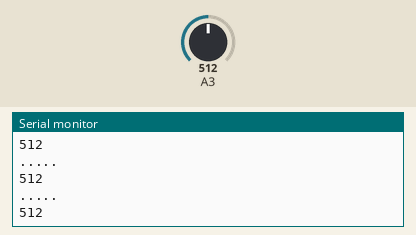
This sketch was run on a simulated Arduino Uno, built with avr-gcc and run on an emulated ATmega328P. On the bench: the last lines printed to the serial monitor. The inputs (shaded band) are chosen by the test bench; at power-on: A3 = 512.

Above: at 1.2 s.
1.3 s: A3 set to 716
At 2.3 s:
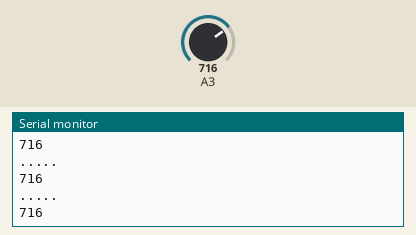
2.8 s: A3 set to 900
At 3.8 s:
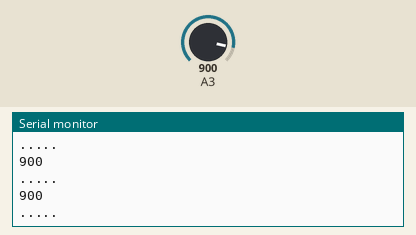
Timing chart, 0 to 5.8 s (numbered marks = the images above; inputs shaded):
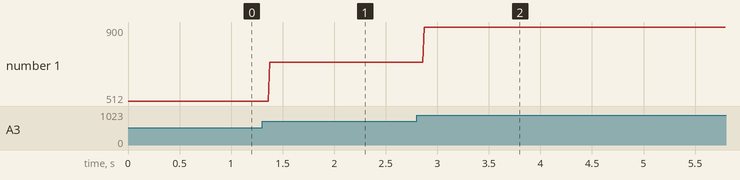

Measured:
- after the input at 1.3 s, the serial monitor: prints a new line after 0.07 s (image 1)
- after the input at 2.8 s, the serial monitor: prints a new line after 0.07 s (image 2)
- plotted number 1: 512 → 716 after the input at 1.3 s, 716 → 900 after the input at 2.8 s

The sketch:

ADC_OnDemand.ino
```cpp
/*
 * a program that continuously prints out the analog value of PC3 (A3)
 * through the serial port. Assume the followings:
      - The clock speed of the microcontroller is 16MHz
      - The desired clock speed of ADC is 125 kHz.
      - Use AVCC as analog reference.
      - On-demand mode
 */

void setup()
{
    Serial.begin(9600);
    ADMUX = 67;       //(1<<REFS0, 1<<MUX1, 1<<MUX0) - use PC3 as analog input
    ADCSRA = 199;     //(1<<ADEN, 1<<ADSC, 1<<ADPS2, 1<<ADPS1, 1<<ADPS0)
}

void loop()
{
      ADCSRA |= 0b01000000;
      while(((ADCSRA) & 0b01000000))
      {
          //wait while start conversion
      }
      int lowbyte = ADCL;
      int highbyte = ADCH;
      int value = (highbyte<<8)|lowbyte;
      Serial.println (value);
      Serial.println(".....");
  }
```
